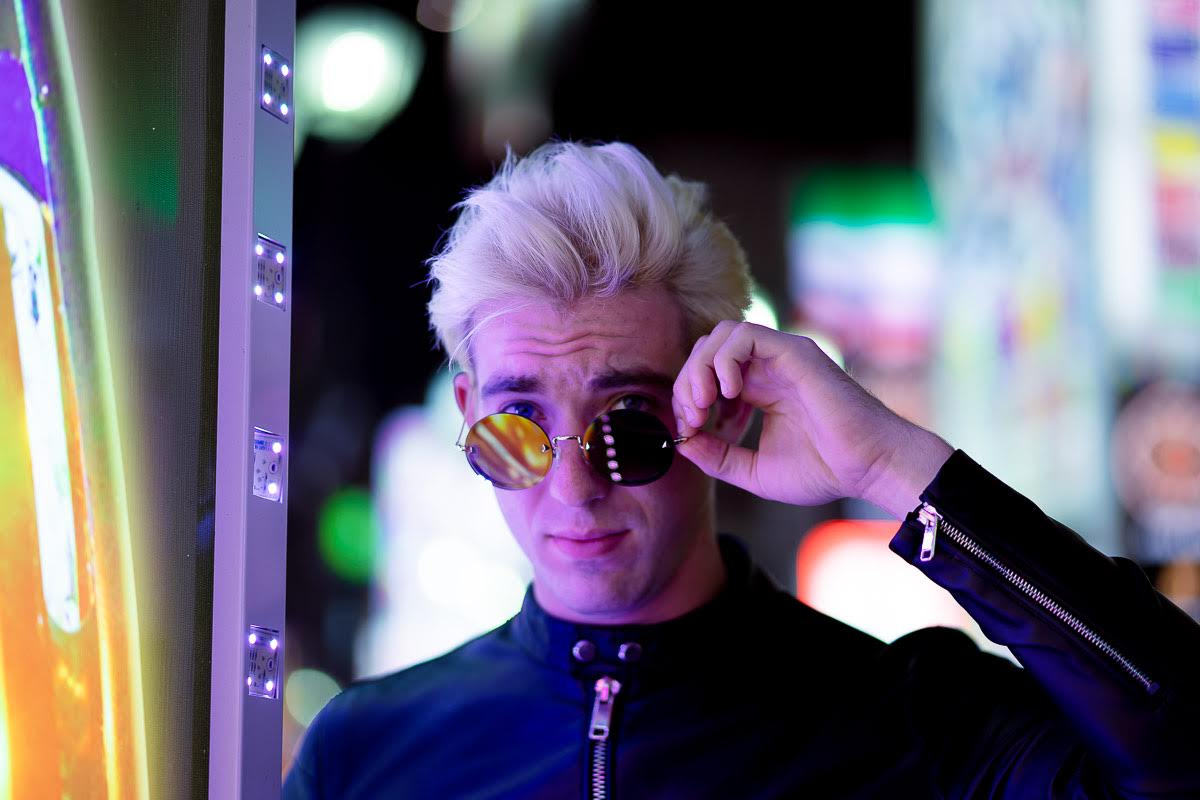
#> input picture examples/assets/the_eyes_of_tj_eckleburg.jpg, 1200 x 800 px; its folder holds only this picture in this run
$ python -i texture.py   (imports and definitions only)
#> lines starting #> are read from the running program, lines starting #| are printed output that depends on the picture
### penpal/core/types.py
"""Core type definitions for penpal.

Polyline = np.ndarray with shape (N, D) where D is 2 or 3.
Lines = List[np.ndarray], each element a Polyline.
"""

from __future__ import annotations

from typing import List, Union

import numpy as np

# Type aliases
Polyline = np.ndarray  # shape (N, D), dtype float64
Lines = List[np.ndarray]  # each element is (N_i, D)


def validate_polyline(arr: np.ndarray) -> np.ndarray:
    """Ensure arr is a valid polyline: 2D array with 2 or 3 columns."""
    arr = np.asarray(arr, dtype=np.float64)
    if arr.ndim == 1:
        if arr.shape[0] in (2, 3):
            arr = arr.reshape(1, -1)
        else:
            raise ValueError(f"1D array must have 2 or 3 elements, got {arr.shape[0]}")
    if arr.ndim != 2 or arr.shape[1] not in (2, 3):
        raise ValueError(
            f"Polyline must be shape (N, 2) or (N, 3), got {arr.shape}"
        )
    return arr


def validate_lines(data: Union[Lines, np.ndarray]) -> Lines:
    """Validate and normalize line data to Lines format."""
    if isinstance(data, np.ndarray):
        if data.ndim == 2 and data.shape[1] in (2, 3):
            return [validate_polyline(data)]
        raise ValueError(f"Single array must be (N, 2) or (N, 3), got {data.shape}")
    return [validate_polyline(line) for line in data]


# [5 lines left out: function lines_dimension, not called in this run]


def from_segments(segments) -> Lines:
    """Convert [(pt_a, pt_b), ...] to Lines format."""
    return [np.array([a, b], dtype=np.float64) for a, b in segments]


# [7 lines left out: function to_segments, not called in this run]

### penpal/core/paths.py
"""Paths — the core manipulable line collection.

This is the workhorse type. Generators produce Paths, you manipulate
them freely, then add to a Layer when ready to render.
All mutation methods return new Paths (immutable pattern).
"""

from __future__ import annotations

from typing import List, Union

import numpy as np

from penpal.core.types import Lines, validate_lines, lines_dimension


class Paths:
    """A collection of polylines with manipulation methods."""

    def __init__(self, lines: Union[Lines, np.ndarray] = None):
        if lines is None:
            self.lines: Lines = []
        else:
            self.lines = validate_lines(lines)

    # --- Transforms (return new Paths) ---

    # [94 lines left out: functions transform, translate, rotate, scale, reflect, mirror and 9 more, not called in this run]

    def __len__(self) -> int:
        return len(self.lines)

    def __iter__(self):
        return iter(self.lines)

    def __bool__(self) -> bool:
        return len(self.lines) > 0

    # --- Info ---

    # [20 lines left out: functions bounds, total_length, not called in this run]

    def total_points(self) -> int:
        """Total number of points across all polylines."""
        return sum(len(line) for line in self.lines)

    def dim(self) -> int:
        """Return dimensionality: 2 or 3. 0 if empty."""
        return lines_dimension(self.lines)

    # --- Display ---

    # [30 lines left out: functions _repr_svg_, __repr__, not called in this run]

### penpal/cv/texture.py
"""Image-driven texture generation — gradient warped grids and tonal masking.

Port of plotterart/pieces/sourcery/image_magic.py and the death_textures /
Bradway portrait techniques. Takes photos and produces organic plotter-ready
line art by displacing regular grids along image gradient fields.

All generators return Paths in pixel coordinates. Use cv.image.map_to_drawing()
to fit into a Drawing.
"""

from __future__ import annotations

from fractions import Fraction

import numpy as np
from scipy import ndimage

from penpal.core.paths import Paths
from penpal.cv.image import smooth


# ---------------------------------------------------------------------------
# Gradient field estimation (core of image_magic.py)
# ---------------------------------------------------------------------------

# [1190 lines left out: functions fft_smooth, estimate_gradient, make_mesh, warp_mesh, mesh_to_paths, gradient_warp and 16 more, not called in this run]

>>> import cv2
>>> picture = cv2.imread('../../examples/assets/the_eyes_of_tj_eckleburg.jpg', cv2.IMREAD_GRAYSCALE)
#> picture: shape (800, 1200); min 0, max 255, mean 102.1
>>> result = portrait_warp(picture)
#> after the loop in estimate_gradient, `for fft_s, w in zip(scales, weights):`:
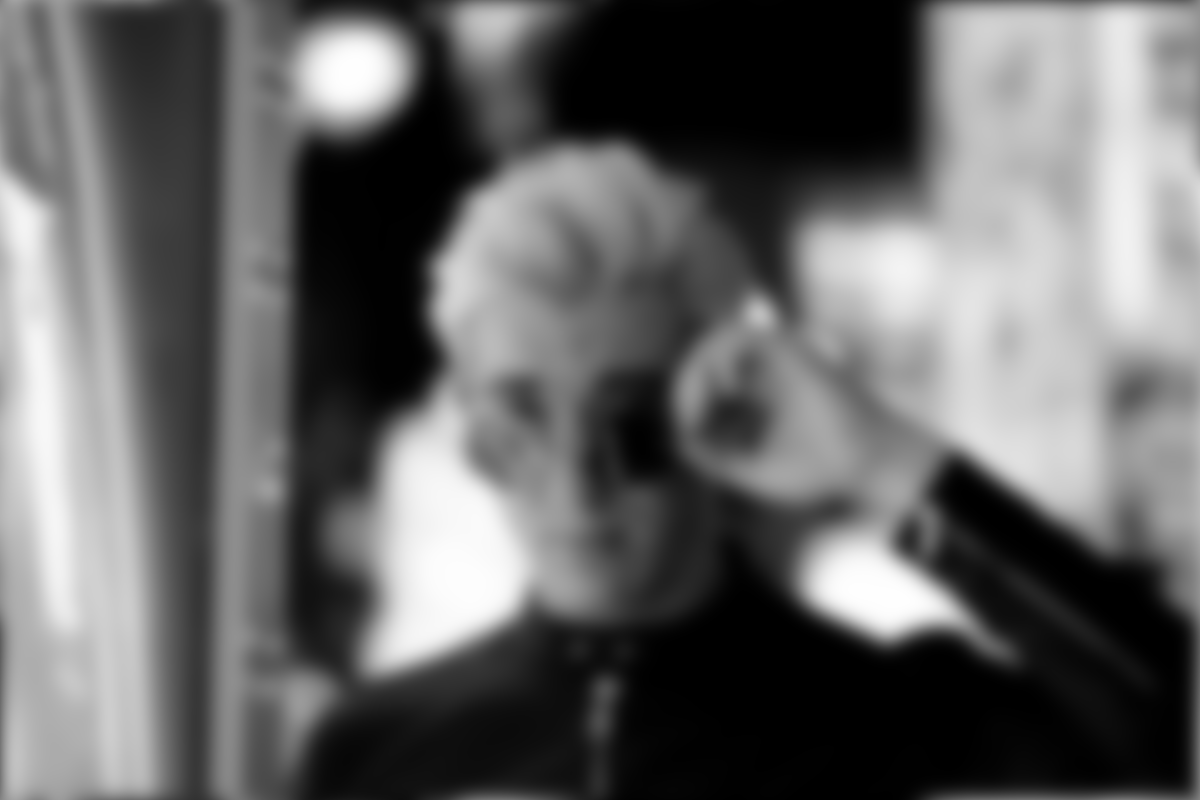
#> z: shape (800, 1200) float64; min 3.24e-13, max 254.9, mean 102.1
#> in estimate_gradient, `max_val = max(np.abs(d1).max(), np.abs(d2).max(), 1e-10)`: max_val = 13.37
#> in estimate_gradient, `scale_f = 10 / max_val`: scale_f = 0.748
#> call 2 of estimate_gradient, with grad_smooth = 1, grad_speed = 7, postprocessing = 'scale'
#> after the loop in estimate_gradient (call 2), `for fft_s, w in zip(scales, weights):`:
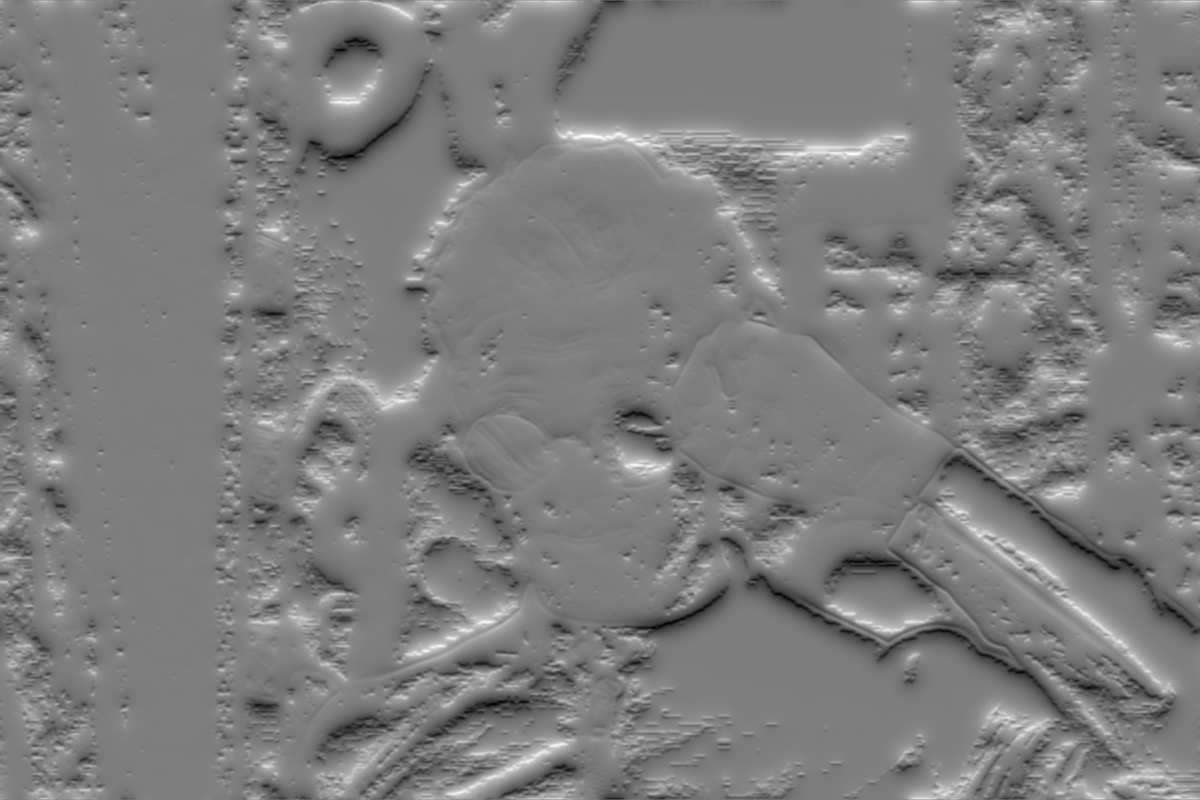
#> d1: shape (800, 1200) float64; min -14.8, max 15.16, mean -0.00179; drawn with min black and max white
#> after the loop in estimate_gradient (call 2), `for fft_s, w in zip(scales, weights):`:
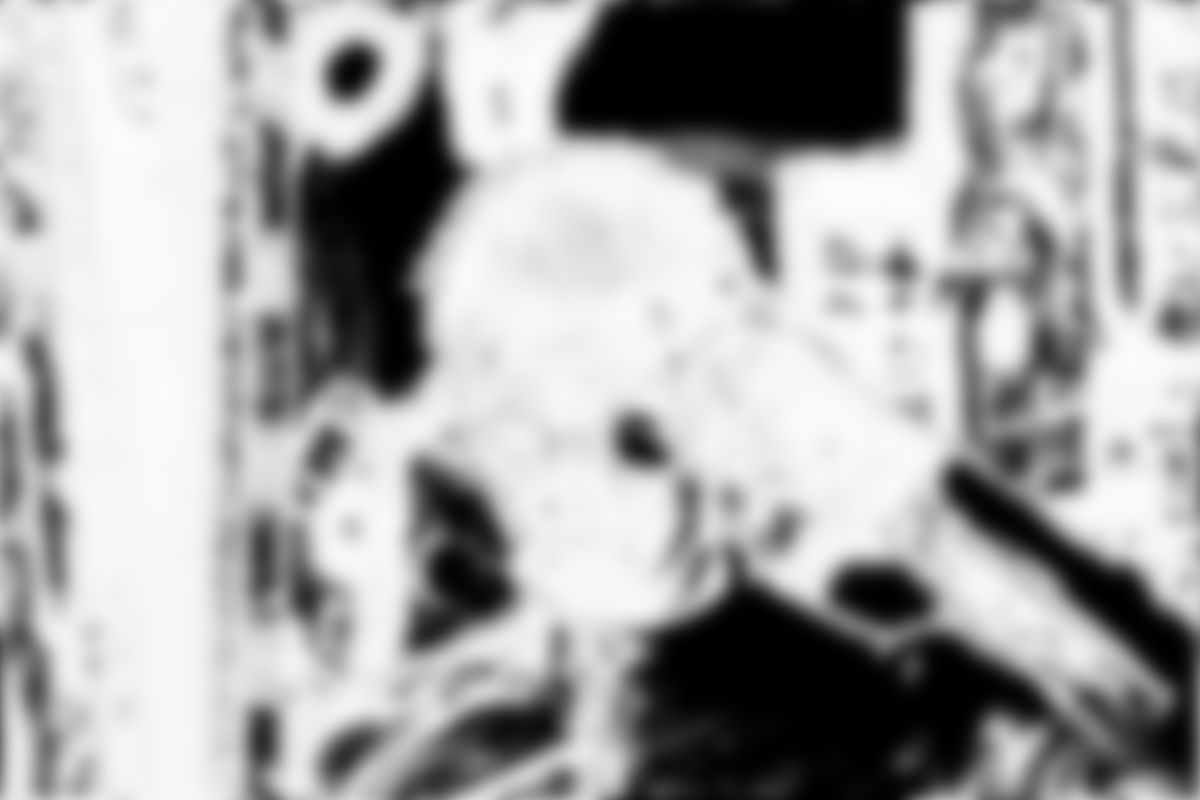
#> z: shape (800, 1200) float64; min 1.2e-12, max 252.5, mean 167.2
#> in estimate_gradient (call 2), `max_val = max(np.abs(d1).max(), np.abs(d2).max(), 1e-10)`: max_val = 14.73
#> in estimate_gradient (call 2), `scale_f = 10 / max_val`: scale_f = 0.679
#> call 2 of warp_mesh, with mesh = array of shape (500, 500, 2), gradient = array of shape (800, 1200, 2), strength = 1
#> in warp_mesh (call 2), `d2 = ndimage.map_coordinates( gradient[:, :, 1], [mesh[:, :, 0], mesh[..`:
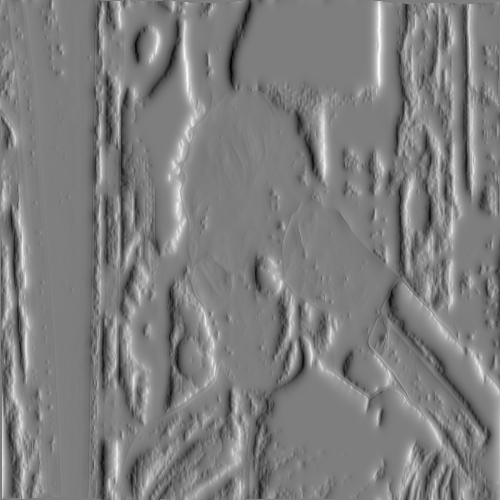
#> d2: shape (500, 500) float64; min -9.85, max 10, mean -0.00574; drawn with min black and max white
#> in portrait_warp, `img_percents = np.percentile(image, (1 - rescaled) * 100)`: img_percents = 101 values, max 255 at index 0, min 0 at index 84, mean 76.73
#> in portrait_warp, `img_quantized = np.digitize(image, img_percents).astype(int) - 1`:
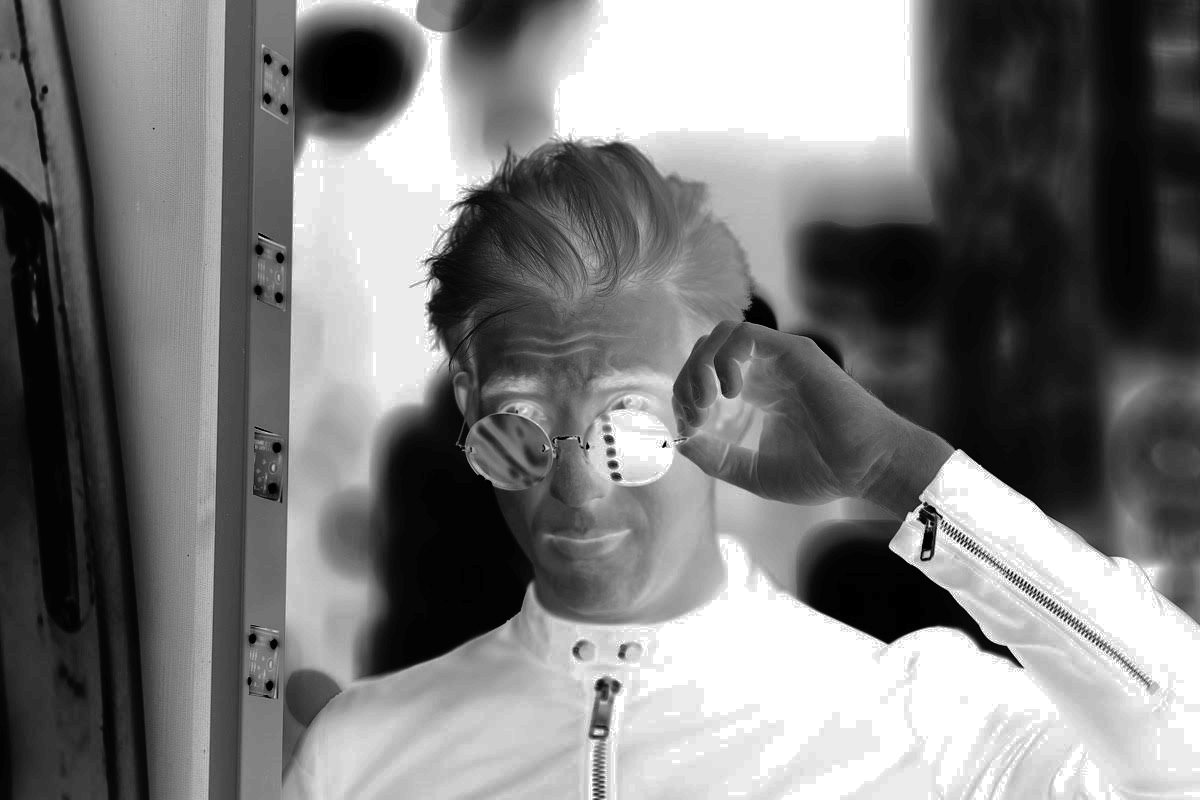
#> img_quantized: shape (800, 1200) int64; min -1, max 83, mean 39.4; drawn with min black and max white
#> in _sample_at_mesh, `return ndimage.map_coordinates( img_quantized.astype(float), [m[:, :, ..`:
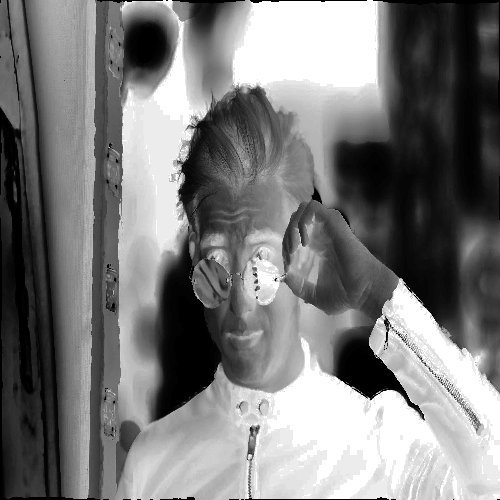
#> returned value: shape (500, 500) int64; min 0, max 83, mean 40.1; drawn with min black and max white
#> the loop in _extract_masked_lines, `for i in range(0, n_axis, stride):` made 500 passes
#> the loop in _extract_masked_lines (call 2), `for i in range(0, n_axis, stride):` made 500 passes
